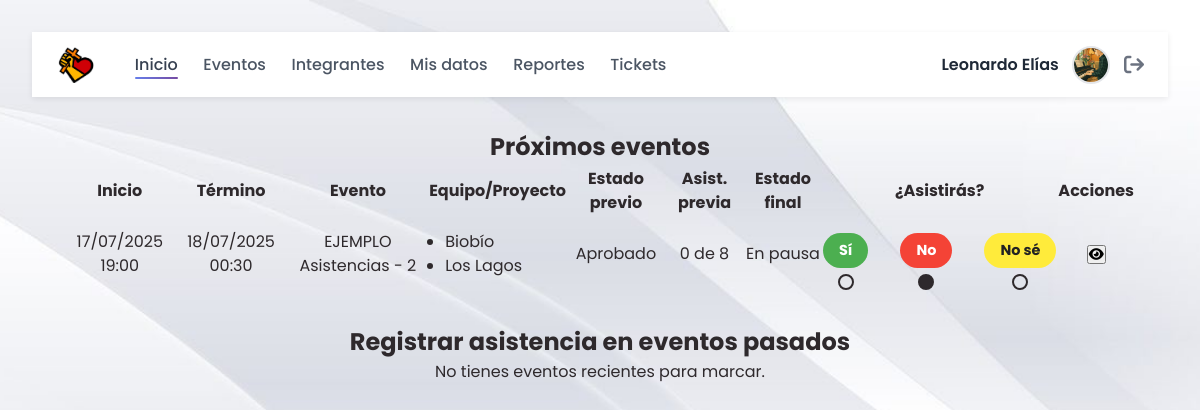
The app's page /home.php (signed in) with its own data.
### tables this page shows
CREATE TABLE `usuarios` (
  `id_usuario` int(11) NOT NULL,
  `nombres` varchar(60) NOT NULL,
  `apellido_paterno` varchar(30) NOT NULL,
  `apellido_materno` varchar(30) DEFAULT NULL,
  `foto_perfil` varchar(255) DEFAULT NULL,
  `fecha_nacimiento` date DEFAULT NULL,
  `rut_dni` varchar(13) NOT NULL,
  `id_pais` int(11) NOT NULL,
  `id_region_estado` int(11) DEFAULT NULL,
  `id_ciudad_comuna` int(11) DEFAULT NULL,
  `direccion` varchar(255) DEFAULT NULL,
  `iglesia_ministerio` varchar(255) DEFAULT NULL,
  `profesion_oficio_estudio` varchar(255) DEFAULT NULL,
  `password` varchar(255) DEFAULT NULL,
  `fecha_registro` date NOT NULL,
  `ultima_actualizacion` timestamp NULL DEFAULT NULL
);

CREATE TABLE `eventos` (
  `id_evento` int(11) NOT NULL,
  `nombre_evento` varchar(100) NOT NULL,
  `lugar` varchar(100) DEFAULT NULL,
  `descripcion` text DEFAULT NULL,
  `observacion` text DEFAULT NULL,
  `id_estado_previo` int(11) DEFAULT NULL,
  `id_estado_final` int(11) DEFAULT NULL,
  `id_tipo` int(11) DEFAULT NULL,
  `encargado` int(11) DEFAULT NULL,
  `es_general` tinyint(1) DEFAULT 0,
  `boleteria_activa` tinyint(1) DEFAULT NULL COMMENT '1 = boletería habilitada; 0/NULL = deshabilitada',
  `fecha_hora_inicio` timestamp NULL DEFAULT NULL,
  `fecha_hora_termino` timestamp NULL DEFAULT NULL
);

CREATE TABLE `estados_previos_eventos` (
  `id_estado_previo` int(11) NOT NULL,
  `nombre_estado_previo` varchar(20) NOT NULL
);

CREATE TABLE `estados_finales_eventos` (
  `id_estado_final` int(11) NOT NULL,
  `nombre_estado_final` varchar(20) NOT NULL
);

### lib_auth.php (called while the page is built, shortened)
<?php
function user_is_lider_nac(PDO $pdo,int $uid): bool {
    $q = $pdo->prepare(
        "SELECT 1 FROM integrantes_equipos_proyectos
         WHERE id_usuario=? AND id_equipo_proyecto=1 LIMIT 1");
    $q->execute([$uid]);
    return (bool)$q->fetchColumn();
}
function user_can_use_reports(PDO $pdo,int $uid): bool {
    return user_is_lider_nac($pdo,$uid) || user_is_privileged($pdo,$uid);
}

### home.php (the view, shortened to what this page needs)
<?php
require 'conexion.php';
$id_usuario = $_SESSION['id_usuario'];
$stmtTeams = $pdo->prepare("
  SELECT id_equipo_proyecto
    FROM integrantes_equipos_proyectos
   WHERE id_usuario = ?
");
$stmtTeams->execute([$id_usuario]);
$userTeamIds = $stmtTeams->fetchAll(PDO::FETCH_COLUMN);
$placeholders = implode(',', array_fill(0, count($userTeamIds), '?'));
$stmtUp = $pdo->prepare($sqlUp);
$stmtUp->execute($userTeamIds);
$upcomingEvents = $stmtUp->fetchAll(PDO::FETCH_ASSOC);
?>
<!DOCTYPE html>
<html lang="es">
<head>
  <link rel="stylesheet" href="styles/main.css">
  <link rel="stylesheet" href="https://cdnjs.cloudflare.com/ajax/libs/font-awesome/6.4.0/css/all.min.css">
</head>
<body>
  <?php require_once 'navegador.php'; ?>
  <main style="padding:2rem">
    <section id="upcoming-attendance" style="margin-bottom:2rem">
      <h2>Próximos eventos</h2>
      <?php if (empty($upcomingEvents)): ?>
        <p>No tienes próximos eventos.</p>
      <?php else: ?>
        <div class="table-responsive">
          <table>
            <thead>
              <tr>
                <th>Inicio</th><th>Término</th><th>Evento</th>
                <th>Equipo/Proyecto</th><th>Estado previo</th>
                <th>Asist. previa</th><th>Estado final</th>
                <th>¿Asistirás?</th><th>Acciones</th>
              </tr>
            </thead>
            <tbody>
              <?php
                $dias = [
                  '0'=>'Domingo','1'=>'Lunes','2'=>'Martes','3'=>'Miércoles',
                  '4'=>'Jueves','5'=>'Viernes','6'=>'Sábado'
                ];
              ?>
              <?php foreach ($upcomingEvents as $ev):
                $fi_raw = $ev['fecha_hora_inicio'] ?? null;
                $fi = $fi_raw
                  ? date('d/m/Y H:i', strtotime($fi_raw))
                  : '—';
                $ft_raw = $ev['fecha_hora_termino'] ?? null;
                $ft = $ft_raw
                  ? date('d/m/Y H:i', strtotime($ft_raw))
                  : '—';
                $nombre   = htmlspecialchars($ev['nombre_evento'] ?? '', ENT_QUOTES);
                $lugar    = htmlspecialchars($ev['lugar']          ?? '', ENT_QUOTES);
                $desc     = htmlspecialchars($ev['descripcion']    ?? '', ENT_QUOTES);
                $obs      = htmlspecialchars($ev['observacion']    ?? '', ENT_QUOTES);
                $previo   = htmlspecialchars($ev['nombre_estado_previo'] ?? '', ENT_QUOTES);
                $final    = htmlspecialchars($ev['nombre_estado_final']  ?? '', ENT_QUOTES);
                $cnt_pres = (int)($ev['cnt_presente']      ?? 0);
                $cnt_tot  = (int)($ev['total_integrantes'] ?? 0);
                $rawTeams = $ev['equipos'] ?? '';
                $teams    = array_filter(array_map('trim', explode(',', $rawTeams)));
                $stmtA = $pdo->prepare("
                  SELECT id_estado_previo_asistencia
                    FROM asistencias
                   WHERE id_usuario = ?
                     AND id_evento  = ?
                ");
                $stmtA->execute([$id_usuario, $ev['id_evento']]);
                $current = (int)$stmtA->fetchColumn();
              ?>
              <tr>
                <td><?= $fi ?></td>
                <td><?= $ft ?></td>
                <td><?= $nombre ?></td>
                <td>
                  <ul class="equipos-list">
                    <?php if (empty($teams)): ?>
                      <li>General</li>
                    <?php else: ?>
                      <?php foreach ($teams as $t): ?>
                        <li><?= htmlspecialchars($t, ENT_QUOTES) ?></li>
                      <?php endforeach; ?>
                    <?php endif; ?>
                  </ul>
                </td>
                <td><?= $previo ?></td>
                <td><?= "{$cnt_pres} de {$cnt_tot}" ?></td>
                <td><?= $final ?></td>
                <td>
                  <div class="attendance-options" data-event-id="<?= $ev['id_evento'] ?>">
                    <?php
                      $labels = [1=>'Sí', 2=>'No', 3=>'No sé'];
                      for ($i=1; $i<=3; $i++):
                        $sel = $current === $i ? 'selected' : '';
                    ?>
                      <label class="att-item att-<?= $i ?> <?= $sel ?>">
                        <span class="pill"><?= $labels[$i] ?></span>
                        <span class="circle"></span>
                      </label>
                    <?php endfor; ?>
                  </div>
                </td>
                <td class="actions">
                  <?php
                    $fi_lbl = $dias[date('w', strtotime($fi_raw))] . ' ' . date('d', strtotime($fi_raw)) . ' | ' . date('H.i', strtotime($fi_raw)) . ' horas';
                    $ft_lbl = $dias[date('w', strtotime($ft_raw))] . ' ' . date('d', strtotime($ft_raw)) . ' | ' . date('H.i', strtotime($ft_raw)) . ' horas';
                  ?>
                  <button
                    class="action-btn detail-btn"
                    title="Ver detalles"
                    data-fi="<?= $fi_lbl ?>"
                    data-ft="<?= $ft_lbl ?>"
                    data-nombre="<?= $nombre ?>"
                    data-lugar="<?= $lugar ?>"
                    data-descripcion="<?= $desc ?>"
                    data-equipos="<?= htmlspecialchars($rawTeams ?: 'General', ENT_QUOTES) ?>"
                    data-previo="<?= $previo ?>"
                    data-asist="<?= "{$cnt_pres} de {$cnt_tot}" ?>"
                    data-encargado="<?= htmlspecialchars($ev['encargado_nombre_completo'] ?? '', ENT_QUOTES) ?>"
                    data-tipo="<?= htmlspecialchars($ev['nombre_tipo'] ?? '', ENT_QUOTES) ?>"
                    data-observacion="<?= $obs ?>"
                    data-can-see-observacion="<?= $ev['show_observacion'] ? '1':'0' ?>"
                    data-final="<?= $final ?>"
                  ><i class="fas fa-eye"></i></button>
                </td>
              </tr>
              <?php endforeach; ?>
            </tbody>
          </table>
        </div>
      <?php endif; ?>
    </section>
    <?php
      $placeholders = implode(',', array_fill(0, count($userTeamIds), '?'));
      $sqlPast = "
        SELECT
          e.id_evento,
          e.nombre_evento,
          e.lugar,
          e.fecha_hora_inicio,
          e.fecha_hora_termino,
          CASE
            WHEN e.es_general = 1 THEN 'General'
            ELSE GROUP_CONCAT(DISTINCT epj.nombre_equipo_proyecto SEPARATOR ', ')
          END AS equipos
        FROM eventos e
        LEFT JOIN equipos_proyectos_eventos AS user_epe
          ON e.id_evento = user_epe.id_evento
        AND user_epe.id_equipo_proyecto IN ($placeholders)
        LEFT JOIN equipos_proyectos_eventos AS all_epe
          ON e.id_evento = all_epe.id_evento
        LEFT JOIN equipos_proyectos AS epj
          ON all_epe.id_equipo_proyecto = epj.id_equipo_proyecto
        WHERE
          e.fecha_hora_inicio   <= NOW()                           -- ya empezó
          AND e.fecha_hora_termino >= DATE_SUB(NOW(), INTERVAL 1 DAY) -- no terminó hace más de 24 h
          AND e.id_estado_previo   = 1
          AND e.id_estado_final   NOT IN (5,6)
          AND (
            user_epe.id_equipo_proyecto IS NOT NULL
            OR e.es_general = 1
          )
        GROUP BY e.id_evento
        ORDER BY e.fecha_hora_termino DESC
      ";
      $stmtPast = $pdo->prepare($sqlPast);
      $stmtPast->execute($userTeamIds);
      $pastEvents = $stmtPast->fetchAll(PDO::FETCH_ASSOC);
    ?>
    <section id="past-attendance" style="margin-bottom:2rem">
      <h2>Registrar asistencia en eventos pasados</h2>
      <?php if (empty($pastEvents)): ?>
        <p>No tienes eventos recientes para marcar.</p>
      <?php endif; ?>
    </section>
  </main>
</body>
</html>

### navegador.php (shortened to what this page needs)
<?php
require_once __DIR__.'/lib_auth.php';
$uid = (int)$_SESSION['id_usuario'];
$stmt = $pdo->prepare("
    SELECT nombres, foto_perfil
      FROM usuarios
     WHERE id_usuario = :id
     LIMIT 1");
$stmt->execute([':id' => $uid]);
$user = $stmt->fetch(PDO::FETCH_ASSOC) ?: ['nombres'=>'','foto_perfil'=>''];
$fotoNav = trim((string)($user['foto_perfil'] ?? '')) ?: 'uploads/fotos/default.png';
$curr = basename(parse_url($_SERVER['REQUEST_URI'], PHP_URL_PATH));
?>
<link rel="stylesheet"
      href="https://cdnjs.cloudflare.com/ajax/libs/font-awesome/6.5.0/css/all.min.css">
<nav>
  <div class="menu">
    <a class="logo" href="home.php">
      <img src="images/LogoEC.png" alt="Logo Evangelio Creativo">
    </a>
    <a href="home.php"           <?= $curr==='home.php'            ? 'class="active"' : '' ?>>Inicio</a>
    <a href="eventos.php"        <?= $curr==='eventos.php'         ? 'class="active"' : '' ?>>Eventos</a>
    <a href="integrantes.php"    <?= $curr==='integrantes.php'     ? 'class="active"' : '' ?>>Integrantes</a>
    <a href="ver_mis_datos.php"  <?= $curr==='ver_mis_datos.php'   ? 'class="active"' : '' ?>>Mis datos</a>
    <?php if (user_can_use_reports($pdo,$uid)): ?>
      <a href="reportes.php"    <?= $curr==='reportes.php'        ? 'class="active"' : '' ?>>Reportes</a>
    <?php endif; ?>
    <a href="tickets.php"        <?= in_array($curr,['tickets.php','ticket_detalle.php']) ? 'class="active"' : '' ?>>Tickets</a>
  </div>
  <div class="perfil">
    <span id="nombre-usuario"><?= htmlspecialchars($user['nombres']) ?></span>
    <img id="foto-perfil-nav"
         src="<?= htmlspecialchars($fotoNav) ?>"
         alt="Foto de <?= htmlspecialchars($user['nombres']) ?>">
    <a href="#" id="logout" title="Cerrar sesión">
      <i class="fa-solid fa-arrow-right-from-bracket"></i>
    </a>
  </div>
</nav>

### styles/main.css (style rules this page uses)
:root { --color-fondo: #fcf4ef; --color-header: #333; --color-texto: #fff; --color-enlace: #FF5733; --color-enlace-hover: #FF4500; --color-boton: #4CAF50; --color-boton-hover: #45a049; --color-titulo: #FF5733; --color-subtitulo: #FF4500; }
body { font-family: Arial, sans-serif; margin: 0; padding: 0; }
main { padding: 0px; text-align: center; }

### home.php (style rules this page uses)
body { font-family: sans-serif; background: #f6f6f6; margin: 0; padding: 2rem; }
.attendance-options { display: flex; gap: 2rem; justify-content: center; margin-top: 1rem; }
.att-item { display: flex; flex-direction: column; align-items: center; cursor: pointer; }
.att-item .pill { padding: .4rem 1rem; border-radius: 9999px; color: #fff; font-weight: bold; margin-bottom: .4rem; font-size: .9rem; white-space: nowrap; }
.att-1 .pill { background: #4CAF50; }
.att-2 .pill { background: #F44336; }
.att-3 .pill { background: #FFEB3B; color: #222; }
.att-item .circle { width: 16px; height: 16px; border: 2px solid currentColor; border-radius: 50%; box-sizing: border-box; }
.att-item.selected .circle { background: currentColor; }
.equipos-list { margin: 0; padding-left: 1rem; list-style: disc outside; text-align: left; }

### navegador.php (style rules this page uses)
body { font-family:"Poppins", system-ui, -apple-system, "Segoe UI", Roboto, sans-serif; }
:root { --negro: #2e292c; --naranjo: #ff3600; --amarillo: #fee920; --rojo: #d60000; --blanco: #e1e5ea; --bg-main: var(--blanco); --bg-card: #ffffff; --bg-sidebar: var(--negro); --bg-modal: #ffffff; --text-main: var(--negro); --text-muted: #6d7280; --primary: var(--naranjo); --primary-dark:#c13600; --warning: var(--amarillo); --danger: var(--rojo); --radius:12px; --shadow:0 6px 24px rgba(0,0,0,.08); --transition:.2s ease; --nav-h:72px; --nav-bg : #ffffff; --nav-text : #4b5563; --nav-text-hov : #374151; --nav-accent : #667eea; --nav-accent-2 : #764ba2; }
*,*::before,*::after { box-sizing:border-box;margin:0;padding:0; }
html { scroll-behavior:smooth; }
body { font:400 16px/1.5 "Poppins",sans-serif; position:relative; color:var(--text-main); margin:0; min-height:100vh; }
body::before { content:""; position:fixed; inset:0; z-index:-1; background:url("images/Fondo-blanco.jpeg") center/cover no-repeat; transform: rotate(90deg) translateY(-100%); transform-origin:top left; width:100vh; height:100vw; }
nav { position:sticky; top:0; z-index:1000; display:flex; justify-content:space-between; align-items:center; padding:.85rem 1.5rem; background:var(--nav-bg); box-shadow:0 2px 6px rgba(0,0,0,.08); font:500 16px/1 "Poppins",system-ui,sans-serif; }
nav .menu { display:flex; align-items:center; gap:1.6rem; }
nav .menu a { display:inline-flex; align-items:center; }
nav .menu a { text-decoration:none; color:var(--nav-text); font-weight:500; position:relative; transition:color .22s; }
nav .menu a::after { content:''; position:absolute; left:0; bottom:-6px; width:0; height:2px; border-radius:2px; background:linear-gradient(90deg,var(--nav-accent),var(--nav-accent-2)); transition:width .25s; }
.perfil { display:flex; align-items:center; gap:.85rem; }
.perfil span { font-weight:600; color:#1f2937; }
.perfil img { width:38px; height:38px; object-fit:cover; border-radius:50%; border:2px solid #e5e7eb; }
#logout { display:flex; align-items:center; justify-content:center; font-size:1.25rem; color:#6b7280; text-decoration:none; transition:color .2s, transform .2s; }
nav .logo { display:flex; align-items:center; margin-right:.8rem; }
nav .logo img { height:36px; transition:transform .45s ease, filter .45s ease; transform-origin:center; }
nav .menu a.active { color:var(--nav-text-hov); }
nav .menu a.active::after { width:100%; }

### records on screen
usuarios: nombres "Leonardo Elías", foto_perfil (picture)
eventos: fecha_hora_inicio "17/07/2025 19:00", fecha_hora_termino "18/07/2025 00:30", nombre_evento "EJEMPLO Asistencias - 2", t "Biobío", t "Los Lagos", id_estado_previo.nombre_estado_previo "Aprobado", cnt_pres "0", cnt_tot "8", id_estado_final.nombre_estado_final "En pausa", i "Sí", i "No", i "No sé"
